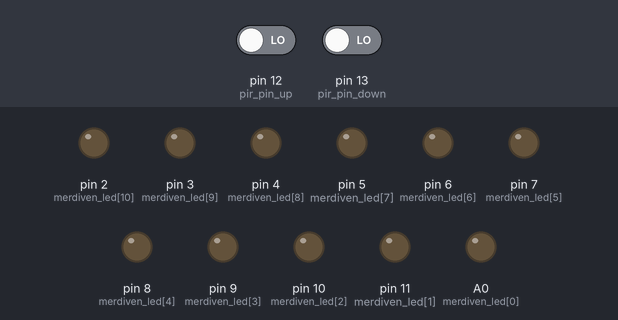
The sketch below on a simulated Arduino Uno, built with avr-gcc and run on an emulated ATmega328P. Shown: output pins drawn as LEDs (lit = HIGH). The inputs (shaded band) are chosen by the test bench; at power-on: pin 12 (pir_pin_up) LOW, pin 13 (pir_pin_down) LOW.

Above: at 6.7 s.
6.8 s: pin 12 (pir_pin_up) driven HIGH
At 11.5 s:
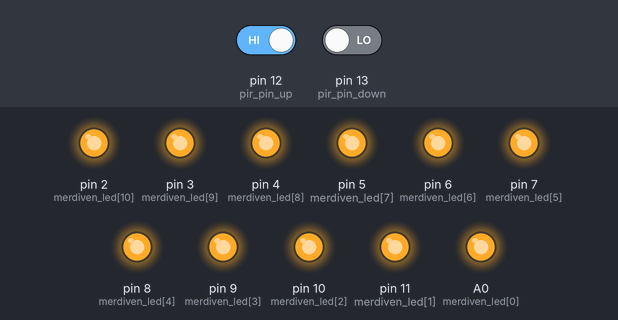
At 16.8 s:
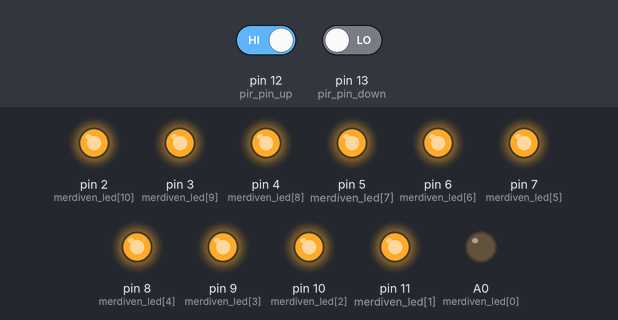
Timing chart, 0 to 24.3 s (numbered marks = the images above; inputs shaded):
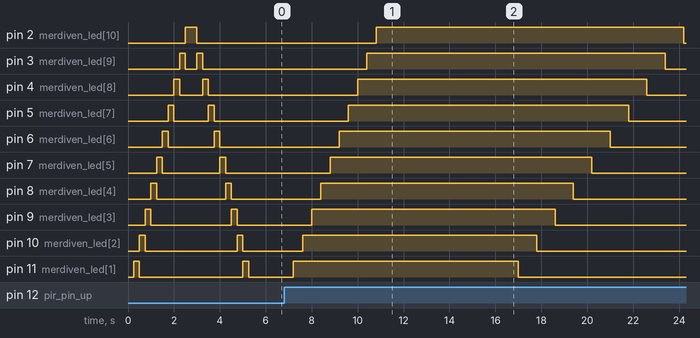

The sketch:

merdiven_led_pir_1_relay.ino
```cpp
/* Dizi ve fonksiyon kullanımlarına örnek _ an example string and functions...
  Basit ve kolay bir merdiven aydınlatma örneği _ simple and easy stair lights...
  https://github.com/ronaer/Smart-stair-lights.git
  www.ronaer.com
  TR.ALP.18 >>> youtube
*/

const int pir_pin_up = 12; // merdivenin üstündeki pir sensor pini tanımlama
const int pir_pin_down = 13; // merdivenin altındaki pir sensor pini tanımlama
int pir_up_deger;
int pir_down_deger;

int merdiven_led[11]  = { A0, 11, 10, 9, 8, 7, 6, 5, 4, 3, 2,}; // 11 adet led için dizi tanımı _ string
int merdiven_led_[11] = { 2, 3, 4, 5, 6, 7, 8, 9, 10, 11, A0,}; // 11 adet led için dizi tanımı _ string


int y = 400;  // yanma aralığı süresi _ light on interval
int b = 5000; // yandıktan sonra geri sönmek için bekleme süresi _ light off interval after full lighting
int s = 800;  // sönme aralığı süresi _ light off interval

void setup() {
  pinMode(pir_pin_up, INPUT); // üstteki pir sensor pini giriş tanımlandı
  pinMode(pir_pin_down, INPUT); // alttaki pir sensor pini giriş tanımlandı

  for (int i = 0; i < 11; i++)
  {
    pinMode(merdiven_led[i], OUTPUT); //dizideki tüm ledler çıkış olarak ayarlandı
    pinMode(merdiven_led_[i], OUTPUT);
  }
  for (int i = 0; i < 11; i++)
  {
    digitalWrite(merdiven_led[i], HIGH); //
    delay(250);
    digitalWrite(merdiven_led[i], LOW); //
  }
  for (int i = 0; i < 11; i++)
  {
    digitalWrite(merdiven_led_[i], HIGH); //
    delay(250);
    digitalWrite(merdiven_led_[i], LOW); //
  }
}

void loop()
{
  pir_up_deger = digitalRead(pir_pin_up); //üst pir pin değeri pir_up_deger e atandı
  pir_down_deger = digitalRead(pir_pin_down); //alt pir pin değeri pir_down_deger e atandı

  if (pir_up_deger == HIGH) // eğer üst pir den sinyal gelirse
  {
    stairs_from_up(); // bu fonksiyonu çalıştır
  }


   if (pir_down_deger == HIGH) // eğer alt pir den sinyal gelirse
  {
    stairs_from_down();  // bu fonksiyonu çalıştır
  }


  else // bu şartlardan hiçbiri olmazsa
  {
    kapat();  // bu fonksiyonu çalıştır
  }


}
///////// fonksiyon tanımları \\\\\\\\\\

void stairs_from_up() // üstten merdivene ayak basıldığında çalışacak fonksiyon
  {
  for (int i = 0; i < 11; i++)
  {
    digitalWrite(merdiven_led[i], HIGH);
    delay(y);
  }
  delay(b);
  for (int i = 0; i < 11; i++)
  {
    digitalWrite(merdiven_led[i], LOW);
    delay(s);
  }

}

void stairs_from_down()  // alltan merdivene ayak basıldığında çalışacak fonksiyon
{
  for (int i = 0; i < 11; i++)
  {
    digitalWrite(merdiven_led_[i], HIGH);
    delay(y);
  }
  delay(b);
  for (int i = 0; i < 11; i++)
  {
    digitalWrite(merdiven_led_[i], LOW);
    delay(s);
  }

}

void kapat() // if komut şartlarının oluşmadığı durumda çalışacak fonksiyon
{
  for (int i = 0; i < 11; i++)
  {
    digitalWrite(merdiven_led[i], LOW);
    digitalWrite(merdiven_led_[i], LOW);

  }
}
```

Measured:
- after the input at 6.8 s, pin 2 (merdiven_led[10]): LOW → HIGH after 4.0 s, → LOW 13.4 s later; pin 3 (merdiven_led[9]): LOW → HIGH after 3.6 s, → LOW 13.0 s later
